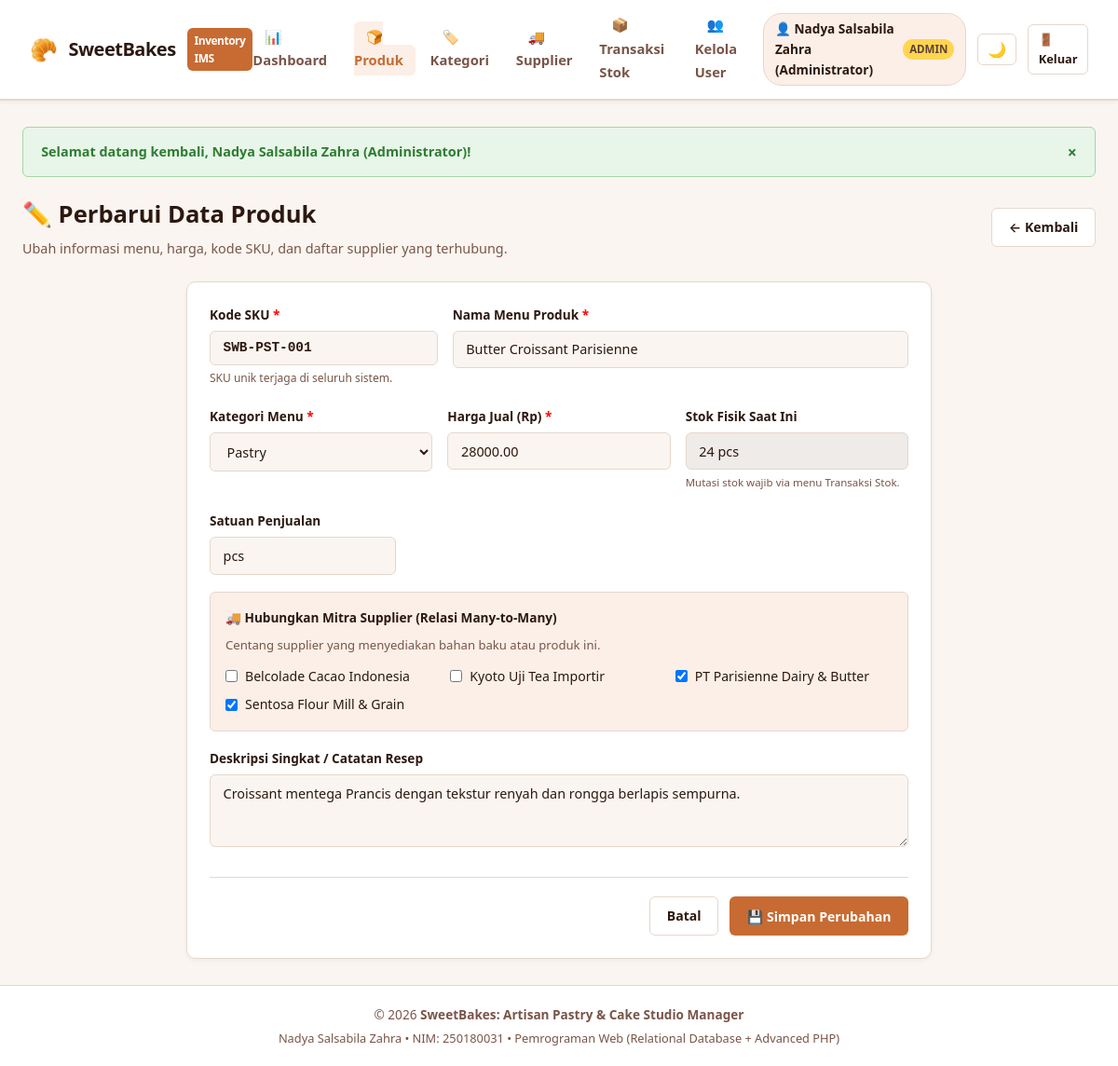
Screenshot of /public/products/edit.php?id=1 (signed in) with the database file from the repository.
### tables this page shows
CREATE TABLE `products` (
    `id` INT AUTO_INCREMENT PRIMARY KEY,
    `sku` VARCHAR(50) NOT NULL UNIQUE,
    `name` VARCHAR(150) NOT NULL,
    `category_id` INT NOT NULL,
    `price` DECIMAL(12, 2) NOT NULL CHECK (`price` >= 0),
    `stock` INT NOT NULL DEFAULT 0 CHECK (`stock` >= 0),
    `unit` VARCHAR(20) NOT NULL DEFAULT 'pcs',
    `description` TEXT NULL,
    `created_at` TIMESTAMP DEFAULT CURRENT_TIMESTAMP,
    `updated_at` TIMESTAMP DEFAULT CURRENT_TIMESTAMP ON UPDATE CURRENT_TIMESTAMP,
    CONSTRAINT `fk_products_category` FOREIGN KEY (`category_id`) 
        REFERENCES `categories` (`id`) ON UPDATE CASCADE ON DELETE RESTRICT
);

CREATE TABLE `categories` (
    `id` INT AUTO_INCREMENT PRIMARY KEY,
    `name` VARCHAR(100) NOT NULL UNIQUE,
    `description` TEXT NULL,
    `created_at` TIMESTAMP DEFAULT CURRENT_TIMESTAMP
);

CREATE TABLE `suppliers` (
    `id` INT AUTO_INCREMENT PRIMARY KEY,
    `name` VARCHAR(150) NOT NULL,
    `contact_person` VARCHAR(100) NULL,
    `phone` VARCHAR(30) NULL,
    `email` VARCHAR(100) NULL,
    `address` TEXT NULL,
    `created_at` TIMESTAMP DEFAULT CURRENT_TIMESTAMP
);

### helpers/auth.php (called while the page is built, shortened)
<?php
require_once __DIR__ . '/escape.php';
function get_base_url(): string {
    $script = $_SERVER['SCRIPT_NAME'] ?? '';
    if (preg_match('#^(/[^/]+)#', $script, $matches)) {
        if (strpos($script, '/public/') !== false) {
            $parts = explode('/public/', $script);
            return $parts[0];
        }
    }
    return '';
}
        ?>

### helpers/escape.php (called while the page is built, shortened)
<?php
function e(?string $value): string {
    return htmlspecialchars((string)($value ?? ''), ENT_QUOTES, 'UTF-8');
}

### public/products/edit.php (the view, shortened to what this page needs)
<?php
require_once dirname(dirname(__DIR__)) . '/helpers/escape.php';
require_once dirname(dirname(__DIR__)) . '/helpers/auth.php';
$db = get_db();
$baseUrl = get_base_url();
$id = (int)($_GET['id'] ?? 0);
$stmtProd = $db->prepare("SELECT * FROM products WHERE id = :id");
$stmtProd->execute([':id' => $id]);
$product = $stmtProd->fetch();
$currentSups = $db->prepare("SELECT supplier_id FROM product_suppliers WHERE product_id = :id");
$currentSups->execute([':id' => $id]);
$assignedSuppliers = $currentSups->fetchAll(PDO::FETCH_COLUMN);
$categories = $db->query("SELECT id, name FROM categories ORDER BY name ASC")->fetchAll();
$suppliers  = $db->query("SELECT id, name FROM suppliers ORDER BY name ASC")->fetchAll();
$skuVal         = $product['sku'];
$nameVal        = $product['name'];
$categoryIdVal  = $product['category_id'];
$priceVal       = $product['price'];
$unitVal        = $product['unit'];
$descVal        = $product['description'];
$selectedSups   = $assignedSuppliers;
include dirname(dirname(__DIR__)) . '/views/header.php';
?>
<div class="page-header">
    <div>
        <h1 class="page-title">✏️ Perbarui Data Produk</h1>
        <p class="page-subtitle">Ubah informasi menu, harga, kode SKU, dan daftar supplier yang terhubung.</p>
    </div>
    <div>
        <a href="<?= e($baseUrl) ?>/public/products/index.php" class="btn btn-secondary">&larr; Kembali</a>
    </div>
</div>
<div class="card" style="max-width: 800px; margin: 0 auto;">
    <form method="POST" action="">
        <div style="display: grid; grid-template-columns: 1fr 2fr; gap: 1rem;">
            <div class="form-group">
                <label class="form-label" for="sku">Kode SKU <span style="color:red">*</span></label>
                <input type="text" id="sku" name="sku" class="form-control"
                       value="<?= e($skuVal) ?>" required style="font-family: monospace; font-weight: bold;">
                <small style="color: var(--text-muted); font-size: 0.75rem;">SKU unik terjaga di seluruh sistem.</small>
            </div>
            <div class="form-group">
                <label class="form-label" for="name">Nama Menu Produk <span style="color:red">*</span></label>
                <input type="text" id="name" name="name" class="form-control"
                       value="<?= e($nameVal) ?>" required>
            </div>
        </div>
        <div style="display: grid; grid-template-columns: 1fr 1fr 1fr; gap: 1rem;">
            <div class="form-group">
                <label class="form-label" for="category_id">Kategori Menu <span style="color:red">*</span></label>
                <select id="category_id" name="category_id" class="form-control" required>
                    <?php foreach ($categories as $cat): ?>
                        <option value="<?= (int)$cat['id'] ?>" <?= $categoryIdVal == $cat['id'] ? 'selected' : '' ?>>
                            <?= e($cat['name']) ?>
                        </option>
                    <?php endforeach; ?>
                </select>
            </div>
            <div class="form-group">
                <label class="form-label" for="price">Harga Jual (Rp) <span style="color:red">*</span></label>
                <input type="number" step="0.01" min="0" id="price" name="price" class="form-control"
                       value="<?= e($priceVal) ?>" required>
            </div>
            <div class="form-group">
                <label class="form-label">Stok Fisik Saat Ini</label>
                <input type="text" class="form-control" value="<?= number_format($product['stock']) ?> <?= e($product['unit']) ?>" disabled style="background: #EFEBE9; cursor: not-allowed;">
                <small style="color: var(--text-muted); font-size: 0.72rem;">Mutasi stok wajib via menu Transaksi Stok.</small>
            </div>
        </div>
        <div class="form-group">
            <label class="form-label" for="unit">Satuan Penjualan</label>
            <input type="text" id="unit" name="unit" class="form-control"
                   value="<?= e($unitVal) ?>" style="max-width: 200px;">
        </div>
        <div class="form-group" style="background: var(--primary-light); padding: 1rem; border-radius: var(--radius-sm); border: 1px solid var(--border-color);">
            <label class="form-label" style="margin-bottom: 0.5rem;">
                🚚 Hubungkan Mitra Supplier (Relasi Many-to-Many)
            </label>
            <p style="font-size: 0.82rem; color: var(--text-muted); margin-bottom: 0.75rem;">
                Centang supplier yang menyediakan bahan baku atau produk ini.
            </p>
            <div style="display: grid; grid-template-columns: repeat(auto-fit, minmax(220px, 1fr)); gap: 0.5rem;">
                <?php foreach ($suppliers as $sup): ?>
                <label style="display: flex; align-items: center; gap: 0.5rem; font-size: 0.88rem; cursor: pointer;">
                    <input type="checkbox" name="suppliers[]" value="<?= (int)$sup['id'] ?>"
                           <?= in_array($sup['id'], (array)$selectedSups) ? 'checked' : '' ?>>
                    <span><?= e($sup['name']) ?></span>
                </label>
                <?php endforeach; ?>
            </div>
        </div>
        <div class="form-group">
            <label class="form-label" for="description">Deskripsi Singkat / Catatan Resep</label>
            <textarea id="description" name="description" class="form-control" rows="3"><?= e($descVal) ?></textarea>
        </div>
        <div style="display: flex; justify-content: flex-end; gap: 0.75rem; margin-top: 1.5rem; border-top: 1px solid var(--border-color); padding-top: 1.25rem;">
            <a href="<?= e($baseUrl) ?>/public/products/index.php" class="btn btn-secondary">Batal</a>
            <button type="submit" class="btn btn-primary">💾 Simpan Perubahan</button>
        </div>
    </form>
</div>
<?php include dirname(dirname(__DIR__)) . '/views/footer.php'; ?>

### assets/css/style.css (style rules this page uses)
:root { --bg-main: #FAF5F0; --bg-card: #FFFFFF; --bg-sidebar: #3E2723; --text-primary: #2C1810; --text-muted: #795548; --border-color: #E6D7CD; --primary: #C76B32; --primary-hover: #A7521F; --primary-light: #FBEFE7; --accent: #D4AF37; --success: #2E7D32; --success-bg: #E8F5E9; --danger: #C62828; --danger-bg: #FFEBEE; --warning: #EF6C00; --warning-bg: #FFF3E0; --info: #0277BD; --info-bg: #E1F5FE; --shadow-sm: 0 2px 4px rgba(62, 39, 35, 0.05); --shadow-md: 0 4px 12px rgba(62, 39, 35, 0.08); --shadow-lg: 0 8px 24px rgba(62, 39, 35, 0.12); --radius-sm: 6px; --radius-md: 10px; --radius-lg: 16px; }
* { box-sizing: border-box; margin: 0; padding: 0; font-family: 'Segoe UI', -apple-system, BlinkMacSystemFont, Roboto, sans-serif; }
body { background-color: var(--bg-main); color: var(--text-primary); line-height: 1.6; display: flex; flex-direction: column; min-height: 100vh; }
.page-header { display: flex; justify-content: space-between; align-items: center; flex-wrap: wrap; gap: 1rem; margin-bottom: 1.5rem; }
.page-title { font-size: 1.6rem; font-weight: 800; color: var(--text-primary); }
.page-subtitle { color: var(--text-muted); font-size: 0.9rem; margin-top: 0.2rem; }
.btn { display: inline-flex; align-items: center; gap: 0.4rem; padding: 0.55rem 1.1rem; font-size: 0.88rem; font-weight: 600; border-radius: var(--radius-sm); text-decoration: none; cursor: pointer; border: 1px solid transparent; transition: all 0.2s; }
.btn-primary { background: var(--primary); color: #fff; }
.btn-secondary { background: var(--bg-card); color: var(--text-primary); border-color: var(--border-color); }
.card { background: var(--bg-card); border: 1px solid var(--border-color); border-radius: var(--radius-md); padding: 1.5rem; box-shadow: var(--shadow-sm); margin-bottom: 1.5rem; }
.form-group { margin-bottom: 1.15rem; }
.form-label { display: block; margin-bottom: 0.4rem; font-size: 0.85rem; font-weight: 700; color: var(--text-primary); }
.form-control { width: 100%; padding: 0.6rem 0.85rem; font-size: 0.9rem; background: var(--bg-main); color: var(--text-primary); border: 1px solid var(--border-color); border-radius: var(--radius-sm); transition: border-color 0.2s; }

### rows the page displays
products: sku "SWB-PST-001", name "Butter Croissant Parisienne", category_id "Pastry", price "28000.00", stock+unit "24 pcs", unit "pcs", description "Croissant mentega Prancis dengan tekstur renyah dan rongga berlapis sempurna."
suppliers: name "Belcolade Cacao Indonesia"
suppliers: name "Kyoto Uji Tea Importir"
suppliers: id "☑", name "PT Parisienne Dairy & Butter"
suppliers: id "☑", name "Sentosa Flour Mill & Grain"

### other values shown
$currentUser['full_name'] "Nadya Salsabila Zahra (Administrator)"
$currentUser['role'] "ADMIN"
$flash['message'] "Selamat datang kembali, Nadya Salsabila Zahra (Administrator)!"
